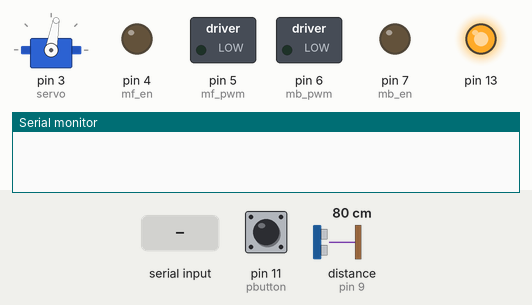
This sketch was run on a simulated Arduino Uno, built with avr-gcc and run on an emulated ATmega328P. Parts: servo, switched loads named in the sketch (green lamp = pin HIGH), output pins drawn as LEDs (lit = HIGH), the last lines printed to the serial monitor. The test bench sets the inputs (shaded band); at power-on: pin 11 (pbutton) HIGH, distance to the obstacle (sensor on pin 9) 80 cm. The echo pulse lasts 58.3 µs per cm.

Above: at 1.2 s.
1.3 s: pin 11 (pbutton) pulled LOW for 0.15 s
At 1.8 s:
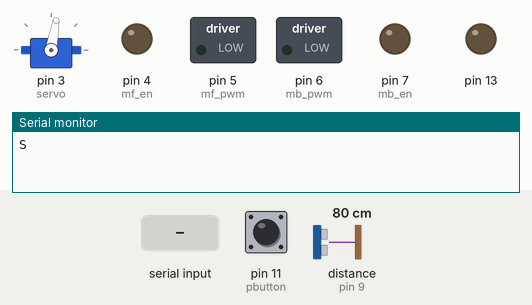
2.9 s: "p\n" received over Serial
At 4.3 s:
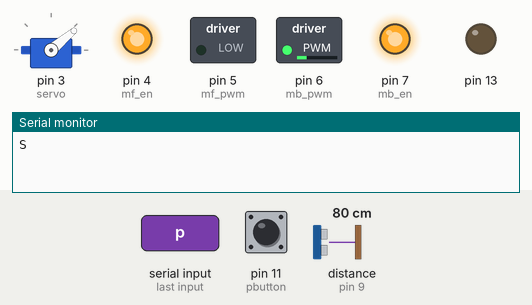
At 5.8 s:
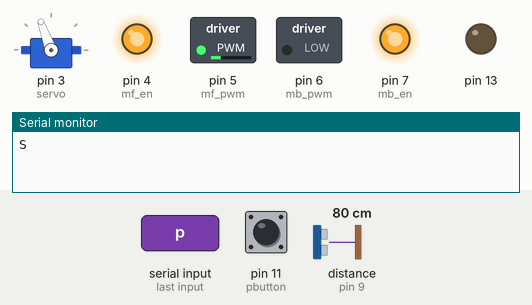
5.9 s: "1\n" received over Serial
Timing chart, 0 to 8.9 s (numbered marks = the images above; inputs shaded):
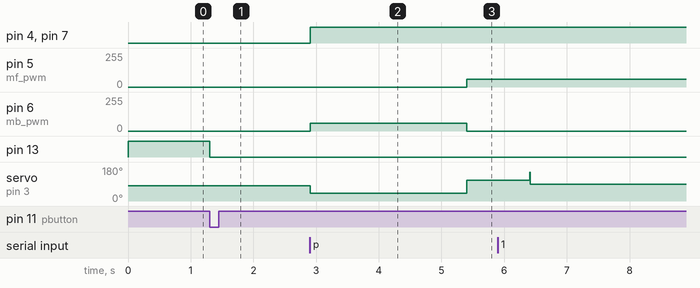

The sketch:

final_round_wa.ino
```cpp
/*
 * Coded by Abdullah Al Mahmud (Team Baby Musks)
 * Libraries:
 * Servo
*/

#include<Servo.h>
#include <NewPing.h>


Servo turn;

#define ll long long
#define S Serial
#define servo 3
#define mf_en 4
#define mb_en 7
#define mf_pwm 5
#define mb_pwm 6
#define sonar_front_trig 9
#define sonar_front_echo 9
#define maxd 200
#define pbutton 11

NewPing front_sonar(sonar_front_trig, sonar_front_echo, maxd);

bool strt = false, con = false;
int initial_turn = 80, sangle = 0, f_dis = 0;

void setup(){
  pinMode(pbutton, INPUT_PULLUP);
  for(int i = 4; i <= 7; ++i) pinMode(i, OUTPUT);
  turn.attach(servo);
  turn.write(initial_turn);
  stop_motor();

  pinMode(13, OUTPUT);
  digitalWrite(13, HIGH);
  S.begin(9600);
  while(!S){}
  digitalWrite(13, LOW);
  digitalWrite(13, HIGH);
}

void loop(){
  if(digitalRead(pbutton) == 0 && !con){
    S.print('S');
    digitalWrite(13, LOW);
    con = true;
  }
  if(con){
    f_dis = front_sonar.ping_cm();
    int s_pred = 999;
    if(S.available()){
      char s_data = S.read();
      s_pred = (int)s_data;
    }
    if(s_pred == 10) s_pred = 999;
    if(s_pred == 111) stop_all();
    if(s_pred == 112) uturn();

    if(s_pred != 999){
      turn.write((s_pred+40));
      if(strt == false){
        strt = true;
        reset_motor();
        forward(60);
      }
    }
  }
}

void stop_all(){
  stop_motor();
  con = false;
  strt = false;
  turn.write(initial_turn);
}

void uturn(){
  reset_motor();
  turn.write(40);
  backward(60);
  delay(2500);
  turn.write(110);
  forward(60);
  delay(1000);
}

void reset_motor(){
  digitalWrite(mb_en, HIGH);
  digitalWrite(mf_en, HIGH);
  analogWrite(mb_pwm, 0);
  analogWrite(mf_pwm, 0);
}

void stop_motor(){
  digitalWrite(mb_en, LOW);
  digitalWrite(mf_en, LOW);
  analogWrite(mb_pwm, 0);
  analogWrite(mf_pwm, 0);
}

void backward(int speed){
  // digitalWrite(mb_en, HIGH);
  // digitalWrite(mf_en, LOW);
  analogWrite(mb_pwm, speed);
  analogWrite(mf_pwm, 0);
}

void forward(int speed){
  // digitalWrite(mb_en, LOW);
  // digitalWrite(mf_en, HIGH);
  analogWrite(mb_pwm, 0);
  analogWrite(mf_pwm, speed);
}
```

Measured:
- after the input at 1.3 s, pin 13: HIGH → LOW at once
- after the input at 2.9 s, pin 4 (mf_en), pin 7 (mb_en): LOW → HIGH at once; pin 5 (mf_pwm): 0/255 → 60/255 after 2.5 s; pin 6 (mb_pwm): 0/255 → 60/255 at once, → 0/255 2.5 s later; servo on pin 3 (servo): 80° → 40° at once, → 110° 2.5 s later
